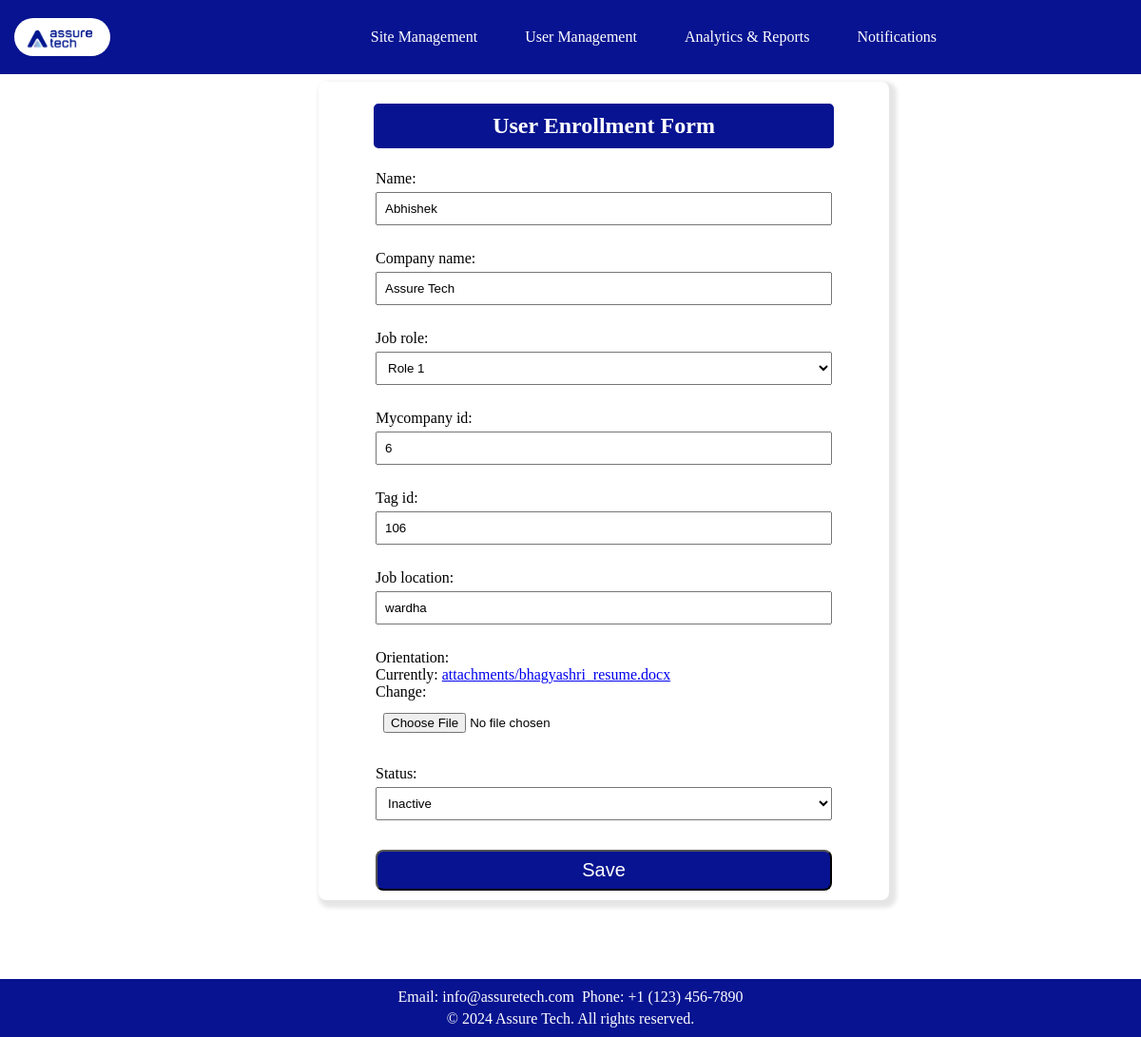
/update/6/, run on an earlier commit of the app's database.
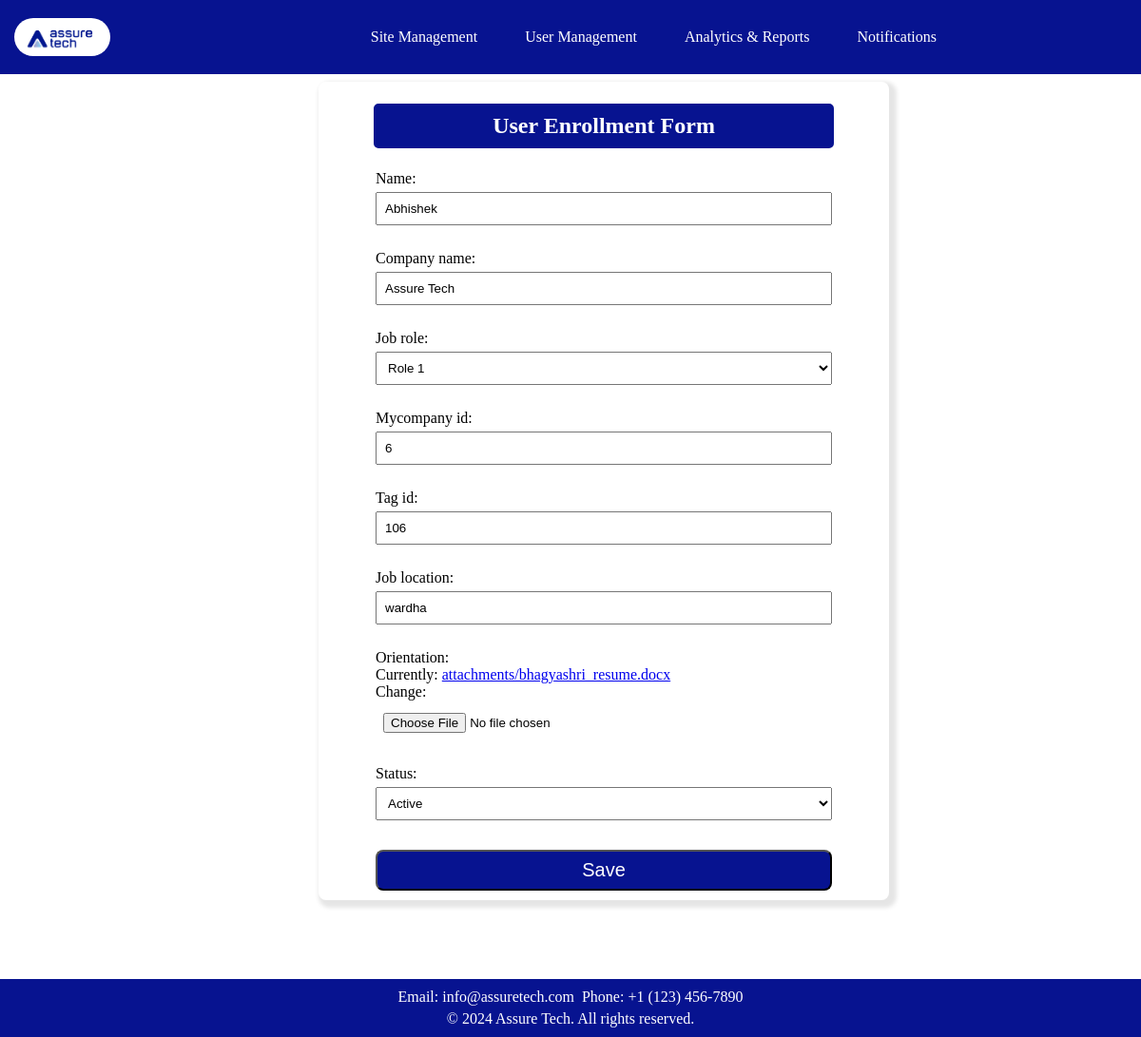
And on a later commit of the database.
### app1/models.py (models this page shows, shortened)
class UserEnrolled(models.Model):
    name = models.CharField(max_length=255)
    company_name = models.CharField(max_length=100)
    job_role = models.CharField(max_length=100, choices=[
        ('role1', 'Role 1'),
        ('role2', 'Role 2'),
    ])
    mycompany_id = models.IntegerField(unique=True)
    tag_id = models.IntegerField(unique=True)
    job_location = models.CharField(max_length=100)
    orientation = models.FileField(upload_to='attachments/', validators=[FileExtensionValidator(['pdf', 'doc', 'docx', 'jpeg', 'jpg'])])
    status = models.CharField(max_length=10, choices=[
        ('active', 'Active'),
        ('inactive', 'Inactive'),
    ])

### app1/views.py (the view)
# urls.py: path('update/<int:pk>/', UpdateData.as_view(), name='user_update'),
class UpdateData(UpdateView):
    model = UserEnrolled
    fields = '__all__'
    template_name = 'app1/add_user.html'
    success_url = reverse_lazy('get_all')

### app1/templates/app1/add_user.html (shortened to what this page needs)
<!DOCTYPE html>
<html lang="en">
<head>
    {% load static %}
</head>
<body>
    <header>
        <a class="logo" href="#"><img src="{% static 'app1/images/logo.jpg' %}" alt="Logo"></a>
        <div class="nav">
            <div class="dropdown">
                <a href="{% url 'sites' %}">Site Management</a>
            </div>
            <a href="{% url 'get_all' %}">User Management</a>
            <a href="{% url 'report' %}">Analytics & Reports</a>
            <a href="{% url 'notification' %}">Notifications</a>
        </div>
    </header>
    <div class="container">
        <h2>User Enrollment Form</h2>
    <form method="post" action="" enctype="multipart/form-data">
        {{ form.as_p }}
        <input type="submit" value="Save">
    </form>
    </div>
    <footer>
        <p>Email: info@assuretech.com</p>
        <p>Phone: +1 (123) 456-7890</p>
        <div class="footer-bottom">
            <p>&copy; 2024 Assure Tech. All rights reserved.</p>
        </div>
    </footer>
</body>
</html>

What changed in the data, as far as the page shows it:
changed UserEnrolled "Abhishek": status "Inactive" → "Active"
